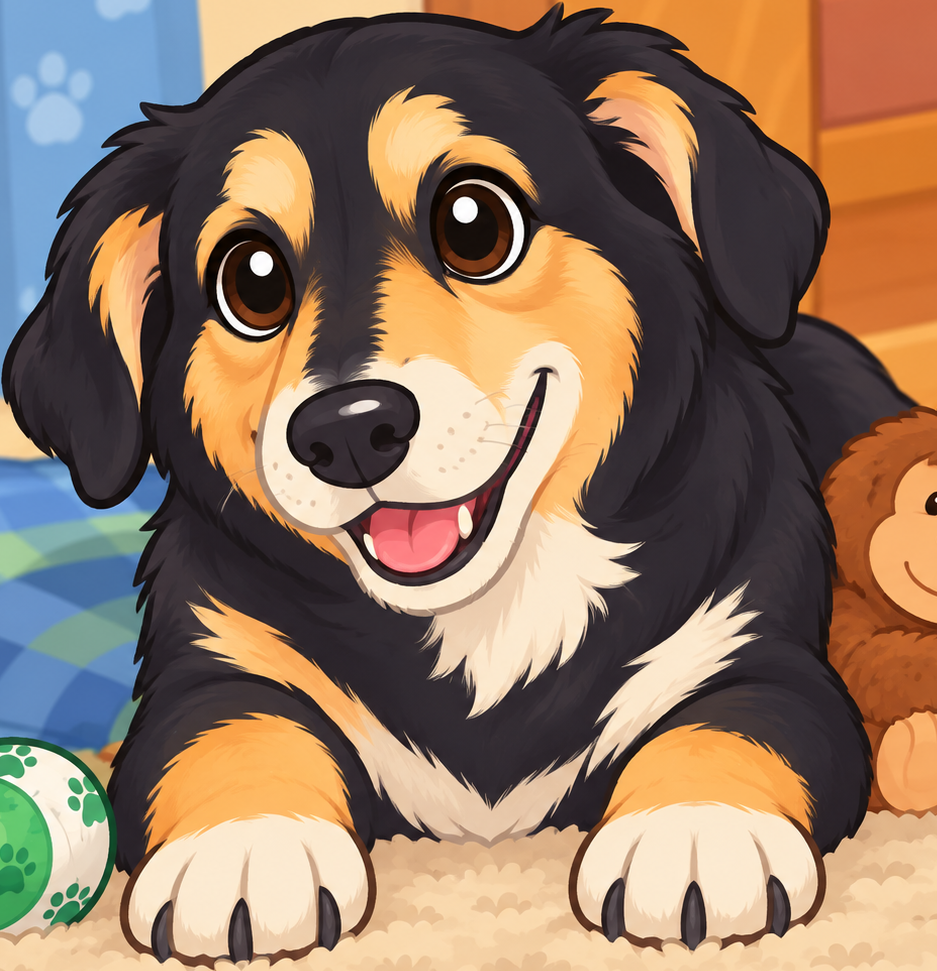
#> input picture tools/pups2/ref/sugarfoot-cutout.png, 937 x 971 px, found by its file name
$ python compose_all.py
#> lines starting #> are read from the running program, lines starting #| are printed output that depends on the picture; after the words box and inside, x2 and y2 are one past the last pixel; in counts of white or black regions, pixels touching at a corner belong together
### tools/pups2/ref/mockups/pups.py
import cv2, numpy as np
R = '/home/user/Spread-Love-And-Acceptance/tools/pups2/ref/'
SPR = {'sf': cv2.imread(R + 'sugarfoot-cutout.png', cv2.IMREAD_UNCHANGED), 'tb': cv2.imread(R + 'tidbit-cutout.png', cv2.IMREAD_UNCHANGED)}
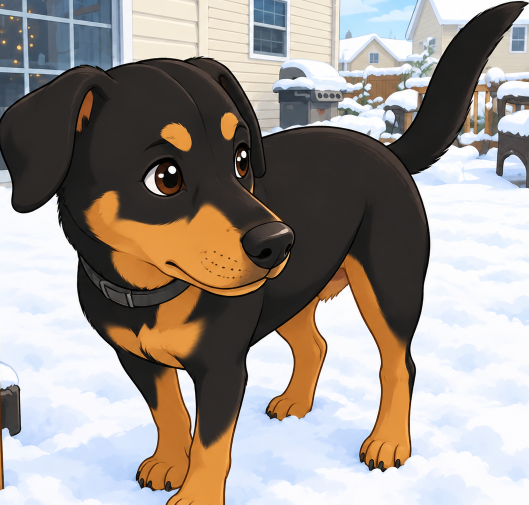
#> input picture tools/pups2/ref/tidbit-cutout.png, 1058 x 1009 px, found by its file name (shown at 1/2 size)
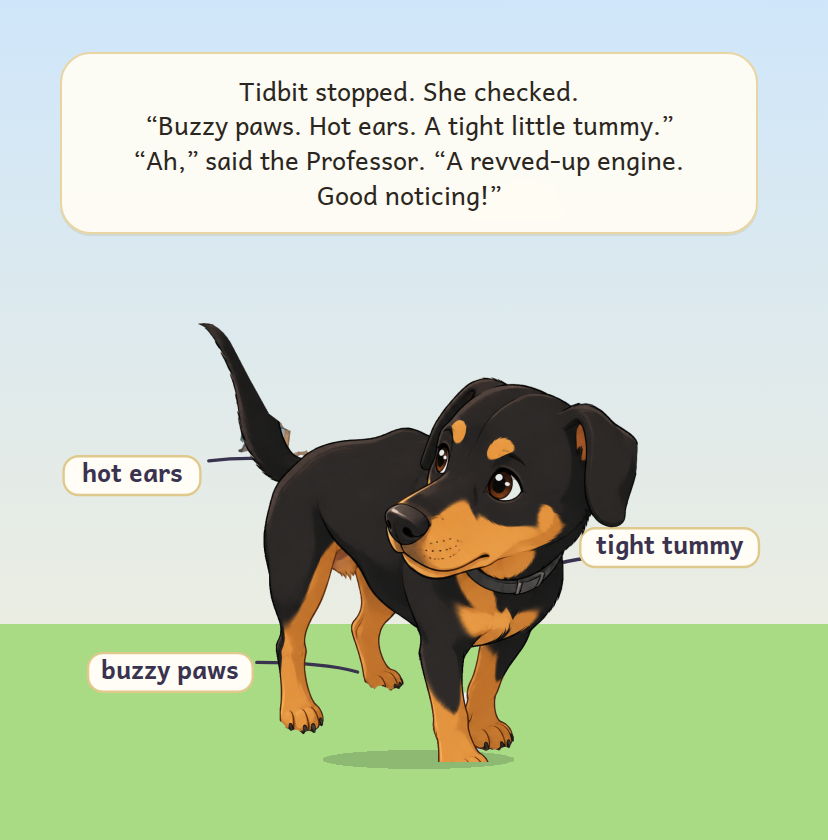
#> input picture tools/pups2/ref/mockups/poses/picture-book-p15-tidbit-stops-and-checks.png, 828 x 840 px, given in place of clean-hpb.png, which was not available
#> further down, c is the input picture: shape (840, 828, 3); mean B, G, R 186.7, 209, 195.9
#> in shadow, `cv2.addWeighted(ov, 0.18, c, 0.82, 0, c)`: c: shape (840, 828, 3); 0.36% of pixels changed, all inside (x1, y1, x2, y2) = (115, 827, 356, 840)
#> in shadow (call 2), `cv2.addWeighted(ov, 0.18, c, 0.82, 0, c)`: c: shape (840, 828, 3); mean B, G, R 186.6, 208.9, 195.8
HEADH = {'sf': 590.0, 'tb': 470.0}
def spr_of(who, headh, flip=False, rot=0):
#> called with who = 'tb', headh = 150, flip = False, rot = 0
    spr = SPR[who].astype(np.float32); a = spr[..., 3:4] / 255.0
    pm = np.dstack([spr[..., :3] * a, spr[..., 3:4]])            # premultiplied, so resizing never bleeds the edge
    s = headh / HEADH[who]
    pm = cv2.resize(pm, None, fx=s, fy=s, interpolation=cv2.INTER_AREA if s < 1 else cv2.INTER_CUBIC)
#> pm: shape (322, 338, 4) float32
    if flip: pm = cv2.flip(pm, 1)
    if rot:
        h, w = pm.shape[:2]; M = cv2.getRotationMatrix2D((w / 2, h), rot, 1); cos, sin = abs(M[0, 0]), abs(M[0, 1])
        nw, nh = int(w * cos + h * sin), int(h * cos + w * sin); M[0, 2] += nw / 2 - w / 2; M[1, 2] += nh - h
        pm = cv2.warpAffine(pm, M, (nw, nh), flags=cv2.INTER_LINEAR, borderValue=(0, 0, 0, 0))
    return pm
def blit(c, pm, cx, by):
#> called with cx = 235, by = 842
    h, w = pm.shape[:2]; x, y = int(round(cx - w / 2)), int(round(by - h)); H, W = c.shape[:2]
#> after `h, w = pm.shape[:2]`: h = 322; w = 338
#> after `x, y = (int(round(cx - w / 2)), int(round(by - h)))`: x = 66; y = 520
#> after `H, W = c.shape[:2]`: H = 840; W = 828
    x0, y0, x1, y1 = max(0, x), max(0, y), min(W, x + w), min(H, y + h)
#> x0 = 66; y0 = 520; x1 = 404; y1 = 840
    if x1 <= x0 or y1 <= y0: return
    sp = pm[y0 - y:y1 - y, x0 - x:x1 - x]; a = sp[..., 3:4] / 255.0
    if c.shape[2] == 4:
        c[y0:y1, x0:x1, :3] = np.clip(sp[..., :3] + c[y0:y1, x0:x1, :3] * (1 - a), 0, 255).astype(np.uint8)
        c[y0:y1, x0:x1, 3] = np.clip(sp[..., 3] + c[y0:y1, x0:x1, 3] * (1 - a[..., 0]), 0, 255).astype(np.uint8)
    else: c[y0:y1, x0:x1] = np.clip(sp[..., :3] + c[y0:y1, x0:x1] * (1 - a), 0, 255).astype(np.uint8)
#> c: shape (840, 828, 3); mean B, G, R 178.7, 198.8, 188.8
def paste(c, who, cx, by, headh, flip=False, rot=0): blit(c, spr_of(who, headh, flip, rot), cx, by)
def shadow(c, cx, by, w, h):
    ov = c.copy(); cv2.ellipse(ov, (int(cx), int(by) - 3), (int(w), int(h)), 0, 0, 360, (40, 30, 20), -1); cv2.addWeighted(ov, .18, c, .82, 0, c)
# [28 lines left out: functions clear, board, not called in this run]

### tools/pups2/ref/mockups/compose_all.py
import cv2, numpy as np
from pups import *
D = R + 'mockups/'
out = []
c = cv2.imread('clean-hpb.png'); shadow(c, 235, 842, 120, 12); shadow(c, 770, 846, 130, 12); paste(c, 'tb', 235, 842, 150); paste(c, 'sf', 770, 846, 150); out.append(('Picture book: title page', c))
#> in blit (call 2), `else: c[y0:y1, x0:x1] = np.clip(sp[..., :3] + c[y0:y1, x0:x1] * (1 - a..`: c: shape (840, 828, 3); mean B, G, R 175.8, 193.5, 186.2
c = cv2.imread('clean-ccy.png'); paste(c, 'sf', 1240, 1128, 175, True); paste(c, 'tb', 1660, 1128, 175, True); paste(c, 'sf', 190, 1208, 82); paste(c, 'tb', 430, 1208, 82, True); out.append(('Coloring book: cover', c))
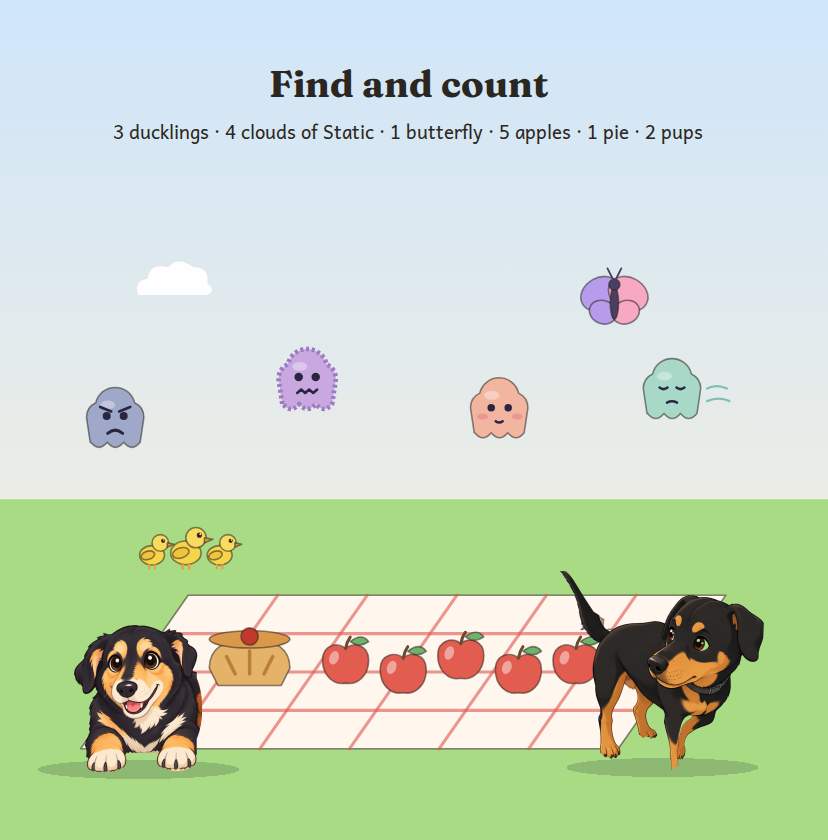
#> input picture tools/pups2/ref/mockups/poses/picture-book-p37-find-and-count.png, 828 x 840 px, given in place of clean-ccy.png, which was not available
#> further down, c is the input picture: shape (840, 828, 3); mean B, G, R 196.2, 217.1, 201.6
#> in spr_of (call 6), `if flip: pm = cv2.flip(pm, 1)`:
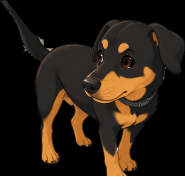
#> pm: shape (176, 185, 4) float32; mean B, G, R, A 18.4, 27.9, 38.2, 112.3; drawn with min black and max white
c = cv2.imread('trailer-clean-4.png'); paste(c, 'tb', 480, 600, 118); paste(c, 'sf', 800, 600, 118, True); out.append(('Video: title card', c))
#> in spr_of (call 7), `pm = cv2.resize(pm, None, fx=s, fy=s, interpolation=cv2.INTER_AREA if ..`:
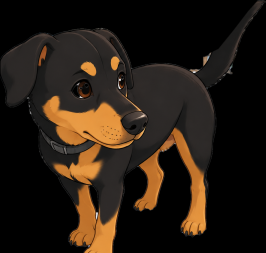
#> pm: shape (253, 266, 4) float32; mean B, G, R, A 18.4, 28, 38.2, 112.5; drawn with min black and max white
#> in blit (call 7), `else: c[y0:y1, x0:x1] = np.clip(sp[..., :3] + c[y0:y1, x0:x1] * (1 - a..`: c: shape (840, 828, 3); 4.46% of pixels changed, all inside (x1, y1, x2, y2) = (347, 347, 613, 600)
#> in spr_of (call 8), `if flip: pm = cv2.flip(pm, 1)`:
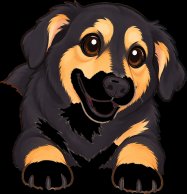
#> pm: shape (194, 187, 4) float32; mean B, G, R, A 34, 42.8, 55.6, 144.4
#> in blit (call 8), `h, w = pm.shape[:2]`: h = 194; w = 187
#> in blit (call 8), `x, y = (int(round(cx - w / 2)), int(round(by - h)))`: x = 706; y = 406
#> in blit (call 8), `x0, y0, x1, y1 = max(0, x), max(0, y), min(W, x + w), min(H, y + h)`: x0 = 706; y0 = 406; x1 = 828
#> in blit (call 8), `else: c[y0:y1, x0:x1] = np.clip(sp[..., :3] + c[y0:y1, x0:x1] * (1 - a..`:
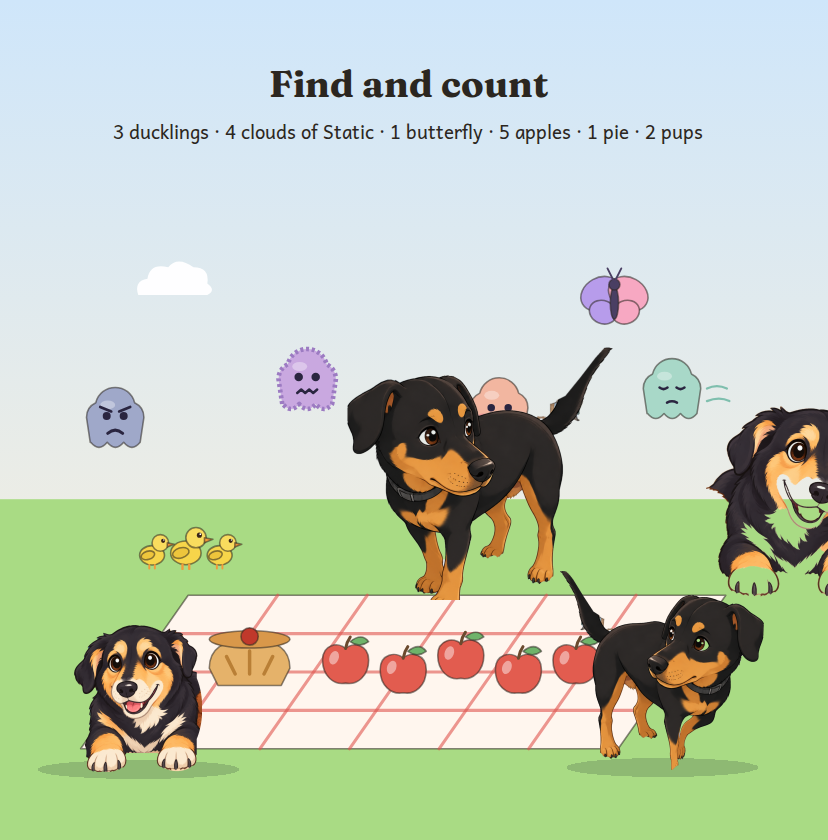
#> c: shape (840, 828, 3); mean B, G, R 186.8, 207, 193.9
c = cv2.imread('trailer-clean-18.png'); shadow(c, 480, 600, 95, 9); shadow(c, 800, 600, 100, 9); paste(c, 'tb', 480, 600, 118); paste(c, 'sf', 800, 600, 118, True); out.append(('Video: Episode 1, the backyard', c))
#> (the run stopped early here; a loop or call above may not have finished)
